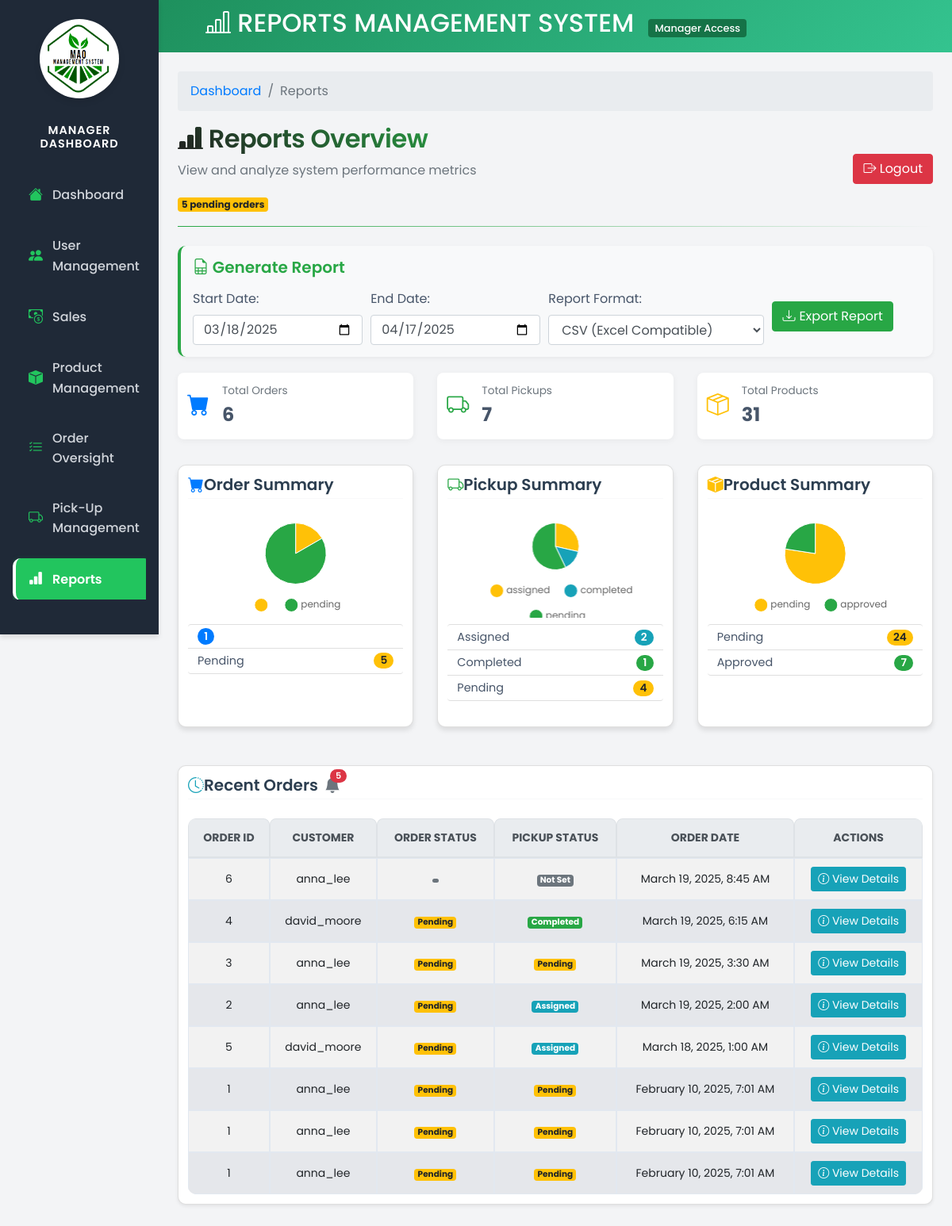
The page /views/manager/manager-reports.php (signed in) on the database as committed earlier.
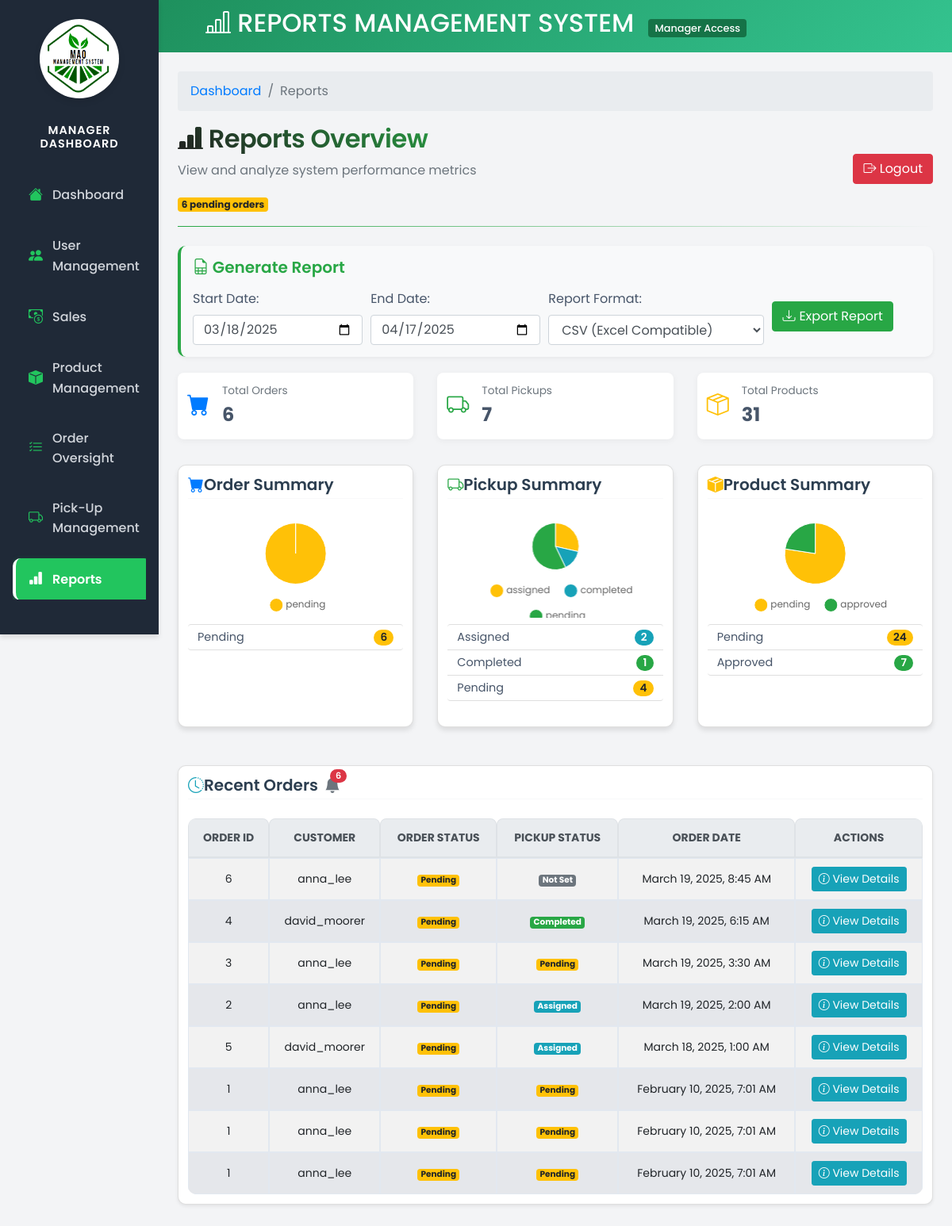
The same page on the database as committed later.
### tables this page shows
CREATE TABLE `orders` (
  `order_id` int(11) NOT NULL,
  `consumer_id` int(11) DEFAULT NULL,
  `order_status` enum('pending','completed','canceled') DEFAULT 'pending',
  `order_date` timestamp NOT NULL DEFAULT current_timestamp(),
  `pickup_details` text DEFAULT NULL
);

CREATE TABLE `users` (
  `user_id` int(11) NOT NULL,
  `username` varchar(50) NOT NULL,
  `password` varchar(255) NOT NULL,
  `email` varchar(100) NOT NULL,
  `role_id` int(11) DEFAULT NULL,
  `created_at` timestamp NOT NULL DEFAULT current_timestamp(),
  `updated_at` timestamp NOT NULL DEFAULT current_timestamp() ON UPDATE current_timestamp(),
  `first_name` varchar(100) NOT NULL,
  `last_name` varchar(100) NOT NULL,
  `contact_number` varchar(20) DEFAULT NULL,
  `address` text DEFAULT NULL
);

CREATE TABLE `pickups` (
  `pickup_id` int(11) NOT NULL,
  `order_id` int(11) NOT NULL,
  `pickup_status` varchar(50) DEFAULT 'pending',
  `pickup_date` datetime DEFAULT NULL,
  `pickup_location` varchar(255) DEFAULT 'Municipal Agriculture Office',
  `pickup_notes` text DEFAULT NULL,
  `office_location` varchar(255) DEFAULT 'Municipal Agriculture Office',
  `contact_person` varchar(100) DEFAULT NULL
);

### views/manager/manager-reports.php (the view, shortened to what the rows shown need)
<?php
$database = new Database();
$conn = $database->connect();
$recentOrdersQuery = "SELECT o.order_id, u.username AS consumer_name, o.order_status, o.order_date,
                      p.pickup_id, p.pickup_date, p.office_location AS pickup_location, p.pickup_status,
                      p.contact_person, p.pickup_notes
                      FROM orders AS o
                      JOIN users AS u ON o.consumer_id = u.user_id
                      LEFT JOIN pickups AS p ON o.order_id = p.order_id
                      ORDER BY o.order_date DESC
                      LIMIT 10";
$recentOrdersStmt = $conn->query($recentOrdersQuery);
$recentOrders = $recentOrdersStmt->fetchAll(PDO::FETCH_ASSOC);
?>
<!DOCTYPE html>
<html lang="en">
<head>
    <link href="https://stackpath.bootstrapcdn.com/bootstrap/4.5.2/css/bootstrap.min.css" rel="stylesheet">
    <link href="https://cdn.jsdelivr.net/npm/bootstrap-icons/font/bootstrap-icons.css" rel="stylesheet">
    <link rel="stylesheet" href="../../public/style/admin.css">
    <link rel="stylesheet" href="../../public/style/admin-sidebar.css">
</head>
<body>
    <div class="manager-header text-center">
        <h2><i class="bi bi-bar-chart-line"></i> REPORTS MANAGEMENT SYSTEM <span class="manager-badge">Manager Access</span></h2>
    </div>
    <div class="container-fluid">
        <div class="row">
            <main role="main" class="col-md-9 ml-sm-auto col-lg-10 px-4 py-4">
                <div class="page-header">
                    <div>
                        <h1 class="h2"><i class="bi bi-bar-chart-line-fill text-success"></i> Reports Overview</h1>
                    </div>
                </div>
                <div class="card shadow-sm">
                    <div class="card-body">
                        <div class="table-responsive">
                            <table class="table table-striped table-hover">
                                <thead class="thead-light">
                                    <tr>
                                        <th>Order ID</th>
                                        <th>Customer</th>
                                        <th>Order Status</th>
                                        <th>Pickup Status</th>
                                        <th>Order Date</th>
                                        <th>Actions</th>
                                    </tr>
                                </thead>
                                <tbody>
                                    <?php if (count($recentOrders) > 0): ?>
                                        <?php foreach ($recentOrders as $order): ?>
                                            <tr>
                                                <td><?= htmlspecialchars($order['order_id']) ?></td>
                                                <td><?= htmlspecialchars($order['consumer_name']) ?></td>
                                                <td>
                                                    <?php
                                                    $orderStatusClass = 'secondary';
                                                    switch($order['order_status']) {
                                                        case 'pending': $orderStatusClass = 'warning'; break;
                                                    }
                                                    ?>
                                                    <span class="badge badge-<?= $orderStatusClass ?>">
                                                        <?= htmlspecialchars(ucfirst($order['order_status'])) ?>
                                                    </span>
                                                </td>
                                                <td>
                                                    <?php
                                                    $pickupStatusClass = 'secondary';
                                                    switch($order['pickup_status'] ?? '') {
                                                        case 'pending': $pickupStatusClass = 'warning'; break;
                                                        case 'assigned': $pickupStatusClass = 'info'; break;
                                                        case 'completed': $pickupStatusClass = 'success'; break;
                                                        default: $pickupStatusClass = 'secondary';
                                                    }
                                                    ?>
                                                    <span class="badge badge-<?= $pickupStatusClass ?>">
                                                        <?= htmlspecialchars(ucfirst($order['pickup_status'] ?? 'Not Set')) ?>
                                                    </span>
                                                </td>
                                                <td><?= htmlspecialchars(date("F j, Y, g:i A", strtotime($order['order_date']))) ?></td>
                                                <td>
                                                    <button type="button" class="btn btn-info btn-sm view-pickup-details-btn"
                                                            data-pickup-id="<?= htmlspecialchars($order['pickup_id'] ?? '') ?>"
                                                            data-pickup-date="<?= htmlspecialchars($order['pickup_date'] ?? '') ?>"
                                                            data-pickup-location="<?= htmlspecialchars($order['pickup_location'] ?? 'Municipal Agriculture Office') ?>"
                                                            data-contact-person="<?= htmlspecialchars($order['contact_person'] ?? '') ?>"
                                                            data-pickup-notes="<?= htmlspecialchars($order['pickup_notes'] ?? '') ?>"
                                                            data-toggle="modal" data-target="#pickupDetailsModal">
                                                        <i class="bi bi-info-circle"></i> View Details
                                                    </button>
                                                </td>
                                            </tr>
                                        <?php endforeach; ?>
                                    <?php else: ?>
                                        <tr>
                                            <td colspan="6" class="text-center">No recent orders found.</td>
                                        </tr>
                                    <?php endif; ?>
                                </tbody>
                            </table>
                        </div>
                    </div>
                </div>
            </main>
        </div>
    </div>
</body>
</html>

Rows that differ between the two databases and show on the page:
changed orders "March 19, 2025, 8:45 AM": order_status (not shown) → "Pending"
changed through a linked row, orders "March 19, 2025, 6:15 AM": consumer.username "david_moore" → "david_moorer"
changed through a linked row, orders "March 18, 2025, 1:00 AM": consumer.username "david_moore" → "david_moorer"
Other text that changed with them:
$pendingOrderCount: "5" → "6"
chart data {{ json_encode(array_column($orderSummary, 'order_status')) }}: ["","pending"] → ["pending"]
chart data {{ json_encode(array_column($orderSummary, 'total')) }}: [1,5] → [6]
new list line: "Pending 6"
list line gone: "1"
list line gone: "Pending 5"
